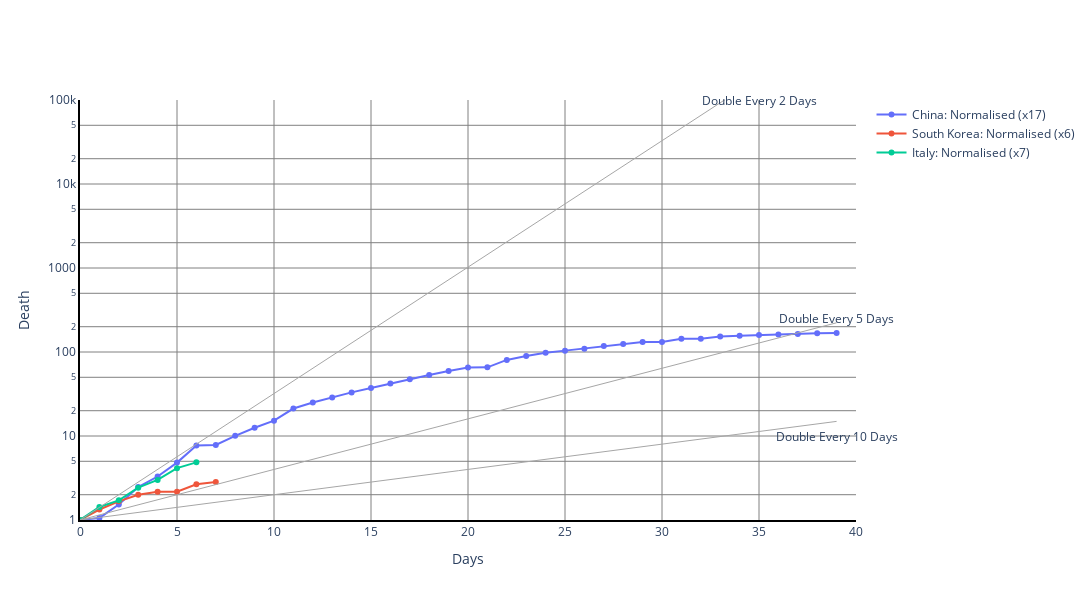

Notebook cell for this chart:
### Code cell
iplot(fig)

### Figure 1 — Plotly figure (JSON) as saved in the notebook; plotly's stock layout.template omitted (floating-point values rounded to 4 significant figures)
{"data": [{"mode": "lines+markers", "name": "China: Normalised (x17)", "type": "scatter", "x": [0, 1, 2, 3, 4, 5, 6, 7, 8, 9, 10, 11, 12, 13, 14, 15, 16, 17, 18, 19, 20, 21, 22, 23, 24, 25, 26, 27, 28, 29, 30, 31, 32, 33, 34, 35, 36, 37, 38, 39], "y": [1, 1.059, 1.529, 2.471, 3.294, 4.824, 7.706, 7.824, 10.06, 12.53, 15.24, 21.24, 25, 28.82, 33.06, 37.18, 42.18, 47.29, 53.18, 59.47, 65.35, 65.65, 80.47, 89.41, 97.76, 103.8, 109.6, 117.8, 124.4, 131.5, 131.5, 143.6, 143.7, 152.5, 156.6, 159.7, 161.4, 164, 166.8, 168.8]}, {"mode": "lines+markers", "name": "South Korea: Normalised (x6)", "type": "scatter", "x": [0, 1, 2, 3, 4, 5, 6, 7], "y": [1, 1.333, 1.667, 2, 2.167, 2.167, 2.667, 2.833]}, {"mode": "lines+markers", "name": "Italy: Normalised (x7)", "type": "scatter", "x": [0, 1, 2, 3, 4, 5, 6], "y": [1, 1.429, 1.714, 2.429, 3, 4.143, 4.857]}, {"line": {"color": "#A6A6A6", "width": 1}, "mode": "lines", "name": "Double Every 2 days", "showlegend": false, "type": "scatter", "x": [0, 1, 2, 3, 4, 5, 6, 7, 8, 9, 10, 11, 12, 13, 14, 15, 16, 17, 18, 19, 20, 21, 22, 23, 24, 25, 26, 27, 28, 29, 30, 31, 32, 33, 34, 35, 36, 37, 38, 39], "y": [1, 1.414, 2, 2.828, 4, 5.657, 8, 11.31, 16, 22.63, 32, 45.25, 64, 90.51, 128, 181.0, 256, 362.0, 512, 724.1, 1024, 1448.0, 2048, 2896.0, 4096, 5793.0, 8192, 11590.0, 16384, 23170.0, 32768, 46340.0, 65536, 92680.0, 131072, 185400.0, 262144, 370700.0, 524288, 741500.0]}, {"line": {"color": "#A6A6A6", "width": 1}, "mode": "lines", "name": "Double Every 5 days", "showlegend": false, "type": "scatter", "x": [0, 1, 2, 3, 4, 5, 6, 7, 8, 9, 10, 11, 12, 13, 14, 15, 16, 17, 18, 19, 20, 21, 22, 23, 24, 25, 26, 27, 28, 29, 30, 31, 32, 33, 34, 35, 36, 37, 38, 39], "y": [1, 1.149, 1.32, 1.516, 1.741, 2, 2.297, 2.639, 3.031, 3.482, 4, 4.595, 5.278, 6.063, 6.964, 8, 9.19, 10.56, 12.13, 13.93, 16, 18.38, 21.11, 24.25, 27.86, 32, 36.76, 42.22, 48.5, 55.72, 64, 73.52, 84.45, 97.01, 111.4, 128, 147.0, 168.9, 194.0, 222.9]}, {"line": {"color": "#A6A6A6", "width": 1}, "mode": "lines", "name": "Double Every 10 days", "showlegend": false, "type": "scatter", "x": [0, 1, 2, 3, 4, 5, 6, 7, 8, 9, 10, 11, 12, 13, 14, 15, 16, 17, 18, 19, 20, 21, 22, 23, 24, 25, 26, 27, 28, 29, 30, 31, 32, 33, 34, 35, 36, 37, 38, 39], "y": [1, 1.072, 1.149, 1.231, 1.32, 1.414, 1.516, 1.625, 1.741, 1.866, 2, 2.144, 2.297, 2.462, 2.639, 2.828, 3.031, 3.249, 3.482, 3.732, 4, 4.287, 4.595, 4.925, 5.278, 5.657, 6.063, 6.498, 6.964, 7.464, 8, 8.574, 9.19, 9.849, 10.56, 11.31, 12.13, 13.0, 13.93, 14.93]}], "layout": {"annotations": [{"showarrow": false, "text": "Double Every 2 Days", "x": 35, "y": 5}, {"showarrow": false, "text": "Double Every 5 Days", "x": 39, "y": 2.4}, {"showarrow": false, "text": "Double Every 10 Days", "x": 39, "y": 1}], "height": 600, "plot_bgcolor": "white", "width": 1200, "xaxis": {"gridcolor": "gray", "linecolor": "black", "linewidth": 2, "range": [0, 40], "showgrid": true, "showline": true, "showticklabels": true, "title": {"text": "Days"}, "type": "linear"}, "yaxis": {"gridcolor": "gray", "linecolor": "black", "linewidth": 2, "range": [0, 5], "showgrid": true, "showline": true, "title": {"text": "Death"}, "type": "log", "zeroline": true}}}
